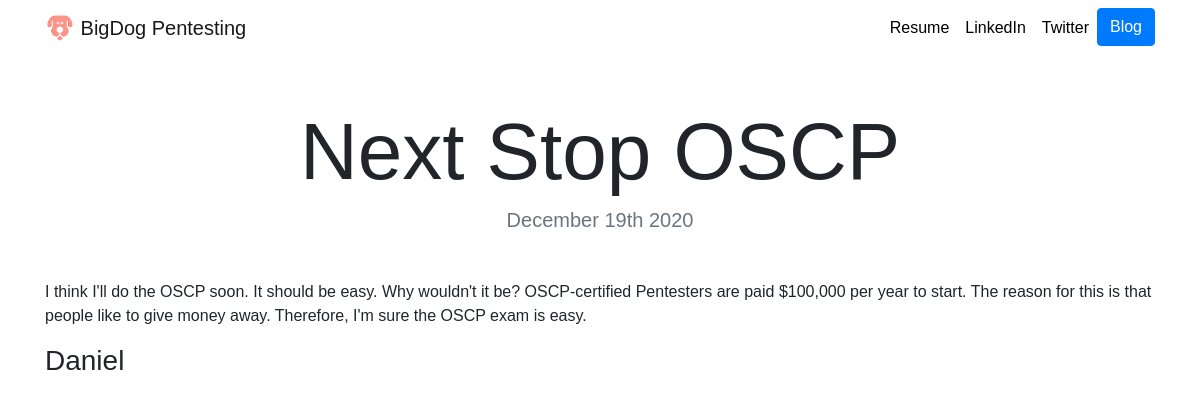
The app's page /blog/4/ with its own data.
### blog/models.py (models this page shows, shortened)
class Blog(models.Model):
    title = models.CharField(max_length=200)
    blog = models.TextField()
    date = models.DateField()
    writer = models.CharField(max_length=30, null=True)

### blog/views.py (the view)
# urls.py: path('<int:blog_id>/', views.detail, name='detail'),
def detail(request, blog_id):
    blog = get_object_or_404(Blog, pk=blog_id)
    return render(request, 'blog/detail.html',{'blog':blog})

### blog/templates/blog/detail.html
{% extends "portfolio/base.html" %}
{% load static %}
{% block content %}
<h1 class="text-center mt-5" id="blogdetailtitle">{{ blog.title }}</h1>
<h5 class="text-center text-muted mb-5">{{ blog.date|date:'F jS Y' }}</h5>
{{ blog.blog|safe }}
<p><p>
<h3>{{ blog.writer }}</h3>
{% endblock %}

### portfolio/static/portfolio/custom.css (style rules this page uses)
body { font-family: 'Arvo', sans-serif; }
@media (min-width: 992px) { #blogdetailtitle { font-size: 5rem; } }

### records on screen
Blog: title "Next Stop OSCP", date "December 19th 2020", blog "I think I'll do the OSCP soon. It should be easy. Why wouldn't it be? OSCP-certified Pentesters are paid $100,000 per year to start. The reason for this is that people like to give money away. Therefore, I'm sure the OSCP exam is easy.", writer "Daniel"
